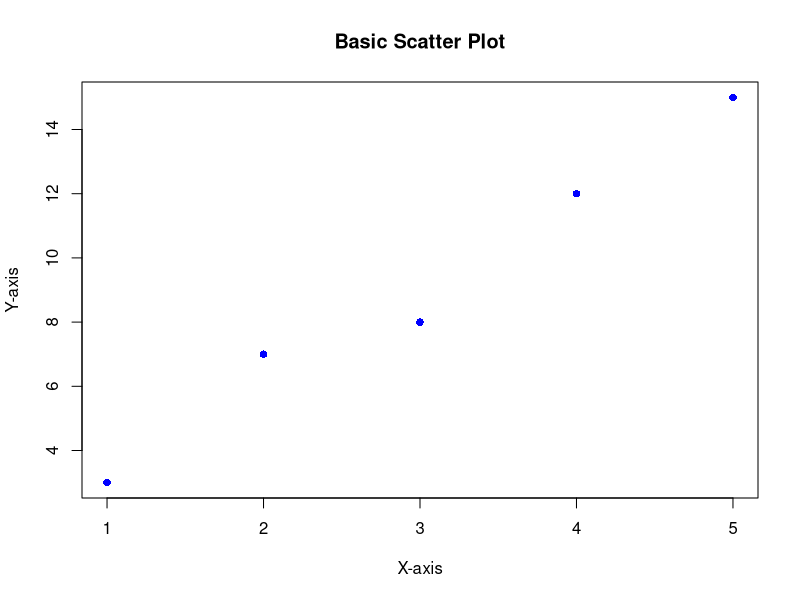
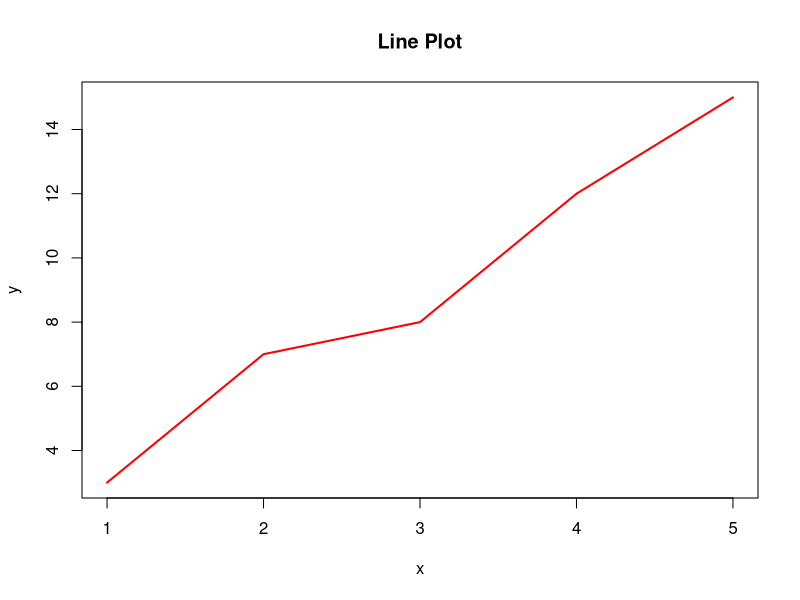
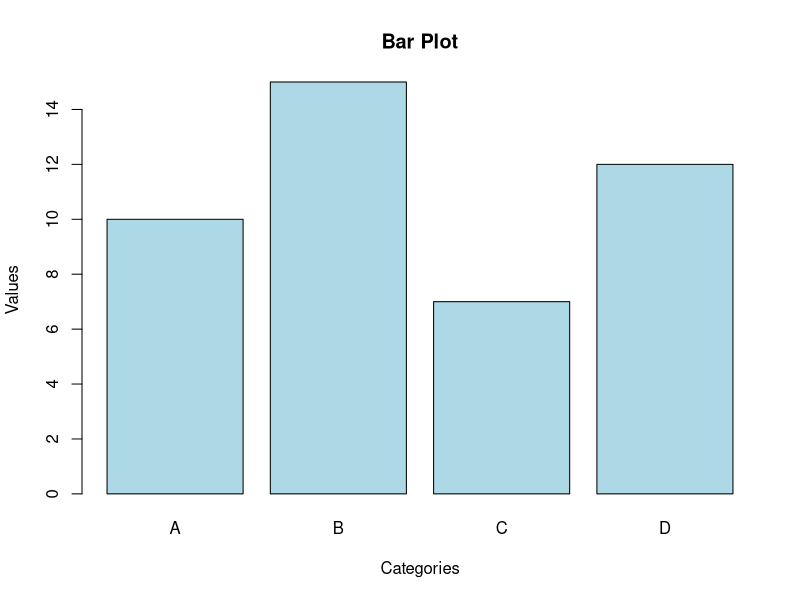
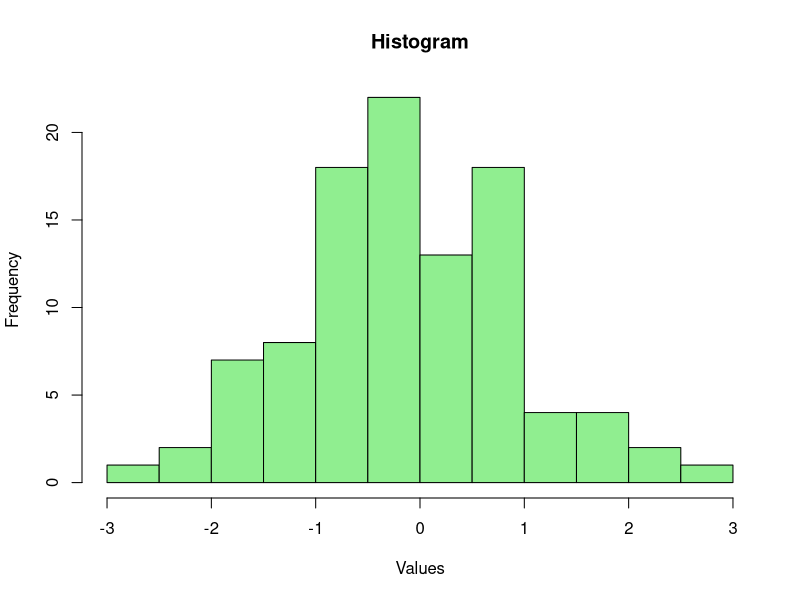
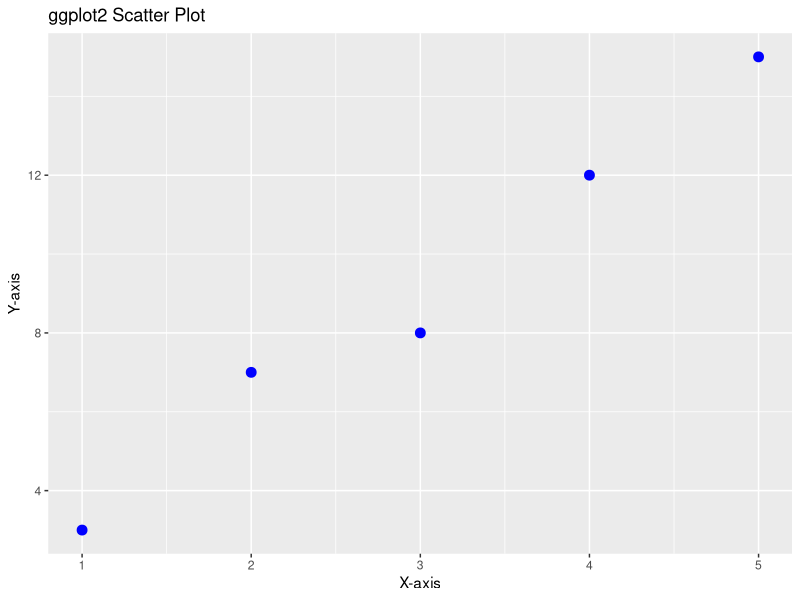
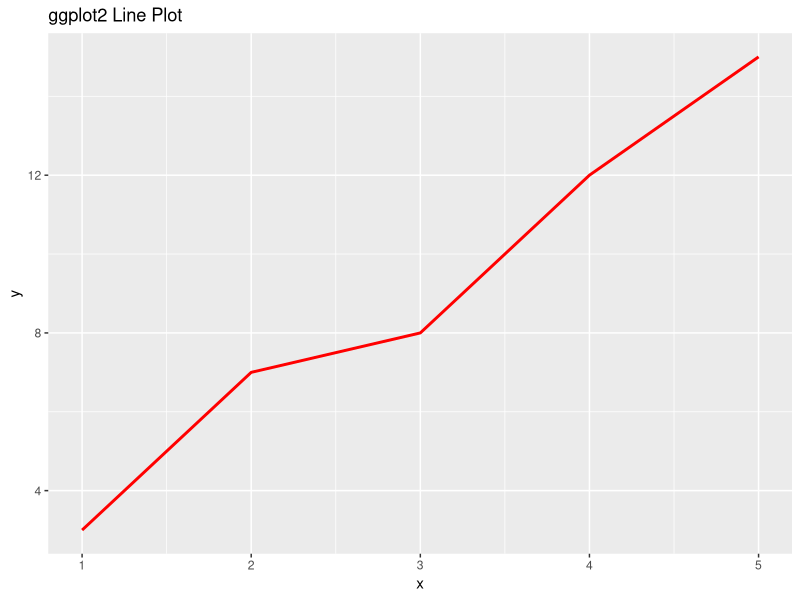
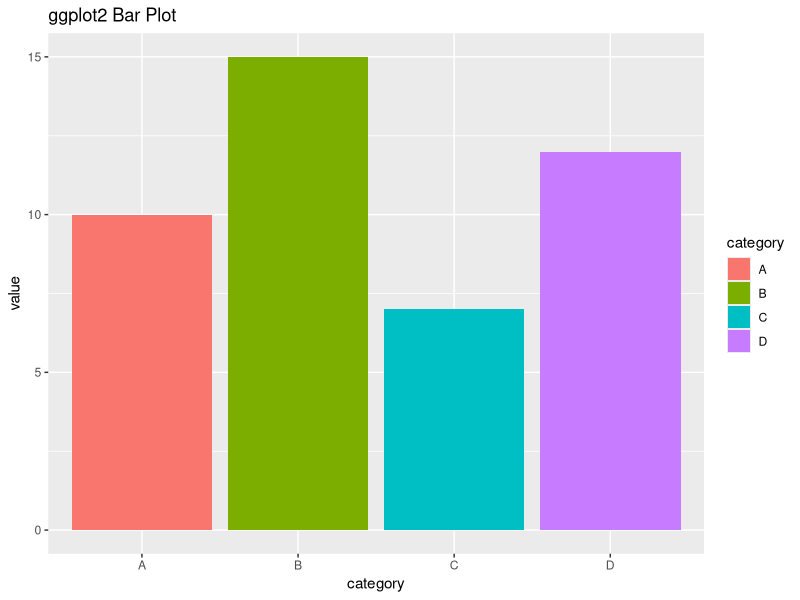
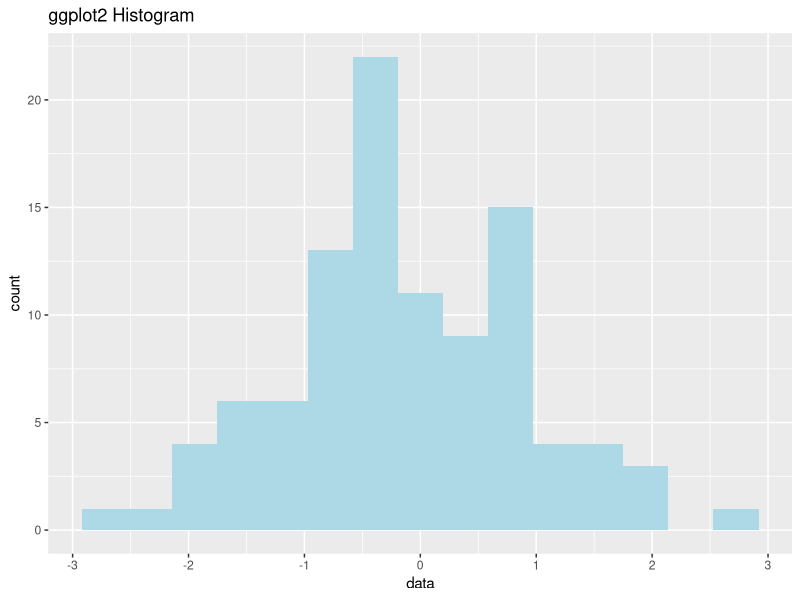

R code for these plots, in order:
## ---- chunk 1
knitr::opts_chunk$set(echo = TRUE)
knitr::opts_knit$set(root.dir = "/Users/fs61oo/Documents/GitHub/AAU-human-genomics/")
library(ggplot2)
## ---- chunk 2
1 + 3   # Addition
9 - 3   # Subtraction
4 * 9   # Multiplication
20 / 5  # Division
## ---- chunk 3
4 / 2^2 + 2 * 2
## ---- chunk 4
(((4/2)^2)+2)*2
## ---- chunk 5
my_numbers <- c(1, 2, 3, 4, 5)
## ---- chunk 6
print(my_numbers)  # Outputs: 1 2 3 4 5
## ---- chunk 7
x <- 10  # Assigns the value 10 to the object named 'x'
y = 20   # Assigns the value 20 to the object named 'y' (alternative syntax)
## ---- chunk 8
vec <- c(1, 2, 3)               # Vector
mat <- matrix(1:9, nrow=3)      # Matrix
df <- data.frame(a=1:3, b=4:6)  # Data Frame
lst <- list(name="Alice", age=25, scores=c(80, 90, 85))  # List
## ---- chunk 9
my_numbers <- c(10, 20, 30)  # Redefining the object with new values
rm(my_numbers)               # Deleting the object
## ---- chunk 10
c(1,2,3,4,5,6,7,8,9,10)
## ---- chunk 11
1:10
## ---- chunk 12
seq(from=1, to=10, by=1)
## ---- chunk 13
seq(from = 1, to = 10, by = 2)
## ---- chunk 14
x <- 1:10

x*2
## ---- chunk 15
education <- factor(c("High School", "Bachelor", "Master", "PhD", "Bachelor"),
                    levels = c("High School", "Bachelor", "Master", "PhD"))

# Print the factor and check its levels
print(education)
levels(education)
## ---- chunk 16
satisfaction <- factor(c("Low", "Medium", "High", "Medium", "Low"),
                       levels = c("Low", "Medium", "High"),
                       ordered = TRUE)

print(satisfaction)
## ---- chunk 17
m <- matrix(1:9, nrow = 3, ncol = 3)

# Access element in the 2nd row, 3rd column
m[2, 3]  # 6

# Access entire 1st row
m[1, ]  # 1 4 7

# Access entire 2nd column
m[, 2]  # 4 5 6
## ---- chunk 18
df <- data.frame(Name = c("Alice", "Bob"), Age = c(25, 30), Score = c(95.5, 89))
class(df)  # "data.frame"
## ---- chunk 19
df <- data.frame(Name = c("Alice", "Bob"), Age = c(25, 30), Score = c(95, 85))

# Access a single column by name
df$Age  # 25 30

# Access the first row, second column
df[1, 2]  # 25

# Access all rows for 'Score' column
df[, "Score"]  # 95 85

# Filter rows based on condition
df[df$Age > 26, ]  # Returns Bob's data
## ---- chunk 20
lst <- list(name = "Alice", age = 25, scores = c(90, 80, 85))

# Access by index
lst[[1]]  # "Alice"

# Access by name
lst$age  # 25

# Access nested elements
lst$scores[2]  # 80
## ---- chunk 21
a <- array(1:12, dim = c(2, 3, 2))

# Access element from the 1st row, 2nd column, 1st matrix
a[1, 2, 1]  # 3

# Access the entire 2nd matrix
a[ , , 2]
## ---- chunk 22
# Create a 3x3 matrix with numbers 1 to 9
m <- matrix(1:9, nrow = 3, ncol = 3)

# Print the matrix
print(m)
## ---- chunk 23
# Element-wise division
m / 2  
## ---- chunk 24
v <- c(1, 2, 3)

# Add vector to each column 
m + v  

# Multiply vector with each row
m * v
## ---- chunk 25
A <- matrix(1:4, nrow = 2)
B <- matrix(5:8, nrow = 2)

# Matrix addition
A + B  
## ---- chunk 26
A <- matrix(1:4,ncol=2,nrow=2,byrow=T)
print(A)

A*A
## ---- chunk 27
A%*%A
## ---- chunk 28
t(A)
## ---- chunk 29
# Determinant of matrix A
det(A)  

# Inverse of matrix A
solve(A)  
## ---- chunk 30
# Sum of each row
rowSums(m)

# Sum of each column
colSums(m)
## ---- chunk 31
# Calculate maximum value in each row
apply(m, 1, max)

# Calculate sum of each column
apply(m, 2, sum)
## ---- chunk 32
y <- c(173, 184, 168, 177,187) # vector of observations
n <- length(y)                 # store how many observations we have
## ---- chunk 33
# Calculate mean
mean_value <- mean(y)
print(mean_value)
## ---- chunk 34
calculate_mean <- function(x) {
  sum(x) / length(x)
}

# Test the function
calculate_mean(y)
## ---- chunk 35
sum((y - mean(y))^2) / (n - 1)
## ---- chunk 36
var(y)
## ---- chunk 37
# Sample data
x <- c(1, 2, 3, 4, 5)
y <- c(3, 7, 8, 12, 15)

# Create a scatter plot
plot(x, y, 
     main = "Basic Scatter Plot", 
     xlab = "X-axis", 
     ylab = "Y-axis", 
     col = "blue", 
     pch = 16)
## ---- chunk 38
plot(x, y, type = "l", col = "red", lwd = 2, main = "Line Plot")
## ---- chunk 39
# Sample data
categories <- c("A", "B", "C", "D")
values <- c(10, 15, 7, 12)

# Create a bar plot
barplot(values, 
        names.arg = categories, 
        col = "lightblue", 
        main = "Bar Plot", 
        xlab = "Categories", 
        ylab = "Values")
## ---- chunk 40
# Generate random data
data <- rnorm(100)

# Create a histogram
hist(data, 
     col = "lightgreen", 
     main = "Histogram", 
     xlab = "Values", 
     breaks = 10)
## ---- chunk 41
# Sample data
df <- data.frame(x = 1:5, y = c(3, 7, 8, 12, 15))

# Create a scatter plot
ggplot(df, aes(x = x, y = y)) +
  geom_point(color = "blue", size = 3) +
  ggtitle("ggplot2 Scatter Plot") +
  xlab("X-axis") + 
  ylab("Y-axis")
## ---- chunk 42
ggplot(df, aes(x = x, y = y)) +
  geom_line(color = "red", size = 1) +
  ggtitle("ggplot2 Line Plot")
## ---- chunk 43
category_data <- data.frame(category = c("A", "B", "C", "D"),
                            value = c(10, 15, 7, 12))

ggplot(category_data, aes(x = category, y = value, fill = category)) +
  geom_bar(stat = "identity") +
  ggtitle("ggplot2 Bar Plot")
## ---- chunk 44
ggplot(data.frame(data), aes(x = data)) +
  geom_histogram(fill = "lightblue", bins = 15) +
  ggtitle("ggplot2 Histogram")
## ---- chunk 45
ggplot(df, aes(x, y)) +
  geom_point(color = "darkgreen", size = 4) +
  theme_minimal() +
  labs(title = "Customized ggplot2 Plot", x = "X values", y = "Y values")
